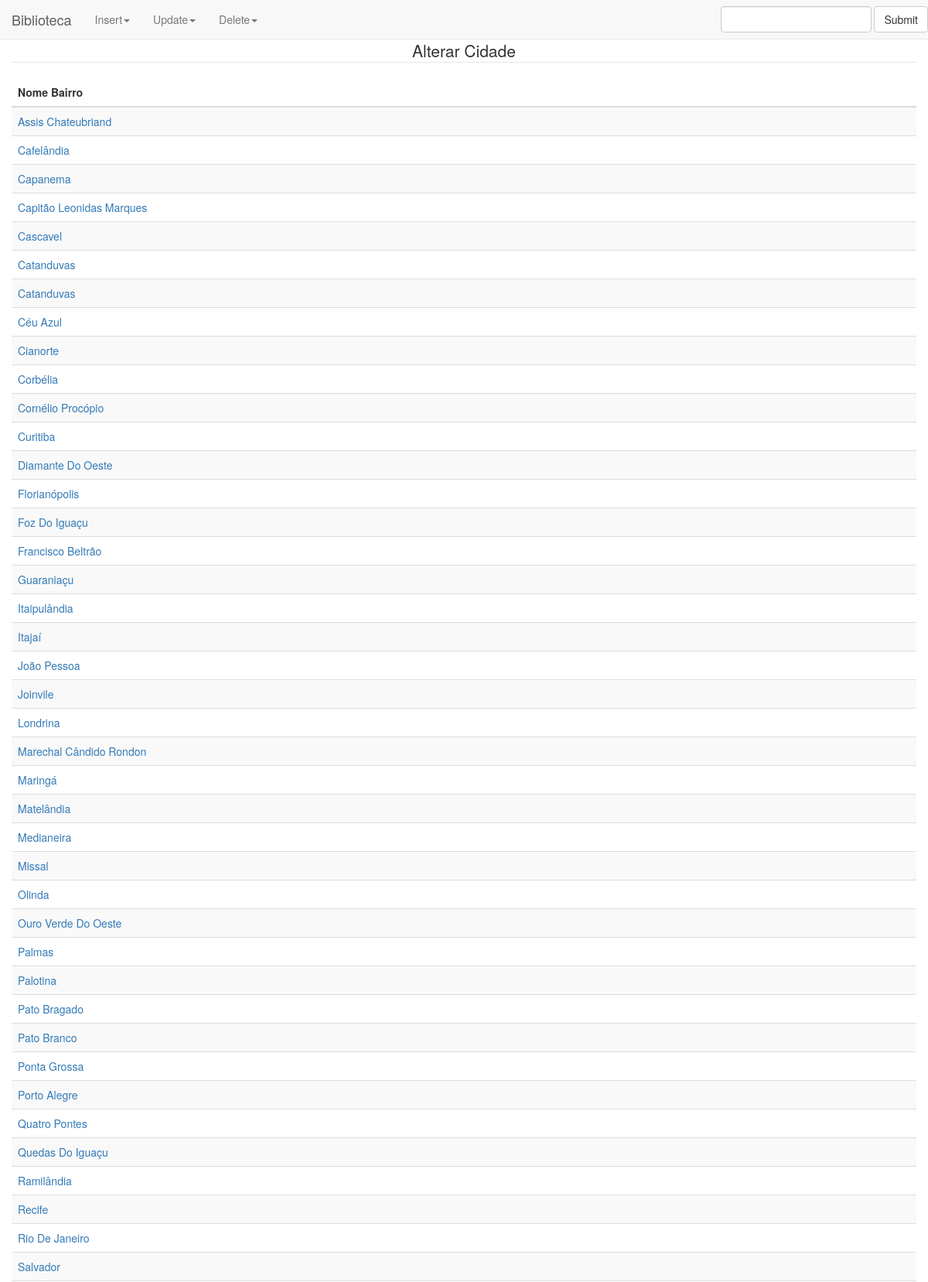
Screenshot of /tabelas/tb_cidade/update.php (upper part) with the database file from the repository.
### tables this page shows
Create Table Tb_Cidade(
	Cid_Codigo integer Not Null Primary Key,
    Cid_Descricao varchar(30) Not Null
);

### tabelas/tb_cidade/update.php (the view, shortened to what this page needs)
<?php
require_once("../../conection.php");
?>
<!DOCTYPE html>
<html lang="pt-br">
	<head>
		<link href="../../css/style.css" rel="stylesheet">
		<link href="../../css/bootstrap.min.css" rel="stylesheet">
		<link href="../../css/style.css" rel="stylesheet">
	</head>
	<body>
		<div class="container-fluid">
			<?php include '../../menu1.php';?>
			<div class="row" class="target">
				<div id="footer" class="col-md-12">
					<center>
						<legend>Alterar Cidade</legend>
						<?php
						$sql = "select * from tb_cidade order by Cid_Descricao";
						$rs = mysql_query($sql,$conexao) or die ("Consulta nao realizada");
						?>
						<table class="table table-striped">
							<thead>
							<tr>
								<th>Nome Bairro</th>
							</thead>
							<?php
								while($linha=mysql_fetch_array($rs)){
									$codigo = $linha["Cid_Codigo"];
									$nome = $linha["Cid_Descricao"];
							?>
							<tr>
								<td><a href="update1.php?Codigo=
									<?php echo $codigo;?>" method="post">
									<?php echo utf8_encode ($nome);?>
									</a>
								</td>
							</tr>
							<?php } ?>
						</table>
				</div>
			</div>
		</div>
	</body>
</html>

### rows the page displays
tb_cidade: Cid_Descricao "Assis Chateubriand"
tb_cidade: Cid_Descricao "Cafelândia"
tb_cidade: Cid_Descricao "Capanema"
tb_cidade: Cid_Descricao "Capitão Leonidas Marques"
tb_cidade: Cid_Descricao "Cascavel"
tb_cidade: Cid_Descricao "Catanduvas"
tb_cidade: Cid_Descricao "Catanduvas"
tb_cidade: Cid_Descricao "Céu Azul"
tb_cidade: Cid_Descricao "Cianorte"
tb_cidade: Cid_Descricao "Corbélia"
tb_cidade: Cid_Descricao "Cornélio Procópio"
tb_cidade: Cid_Descricao "Curitiba"
tb_cidade: Cid_Descricao "Diamante Do Oeste"
tb_cidade: Cid_Descricao "Florianópolis"
tb_cidade: Cid_Descricao "Foz Do Iguaçu"
tb_cidade: Cid_Descricao "Francisco Beltrão"
tb_cidade: Cid_Descricao "Guaraniaçu"
tb_cidade: Cid_Descricao "Itaipulândia"
tb_cidade: Cid_Descricao "Itajaí"
tb_cidade: Cid_Descricao "João Pessoa"
tb_cidade: Cid_Descricao "Joinvile"
tb_cidade: Cid_Descricao "Londrina"
tb_cidade: Cid_Descricao "Marechal Cândido Rondon"
tb_cidade: Cid_Descricao "Maringá"
tb_cidade: Cid_Descricao "Matelândia"
tb_cidade: Cid_Descricao "Medianeira"
tb_cidade: Cid_Descricao "Missal"
tb_cidade: Cid_Descricao "Olinda"
tb_cidade: Cid_Descricao "Ouro Verde Do Oeste"
tb_cidade: Cid_Descricao "Palmas"
tb_cidade: Cid_Descricao "Palotina"
tb_cidade: Cid_Descricao "Pato Bragado"
tb_cidade: Cid_Descricao "Pato Branco"
tb_cidade: Cid_Descricao "Ponta Grossa"
tb_cidade: Cid_Descricao "Porto Alegre"
tb_cidade: Cid_Descricao "Quatro Pontes"
tb_cidade: Cid_Descricao "Quedas Do Iguaçu"
tb_cidade: Cid_Descricao "Ramilândia"
tb_cidade: Cid_Descricao "Recife"
tb_cidade: Cid_Descricao "Rio De Janeiro"
tb_cidade: Cid_Descricao "Salvador"
